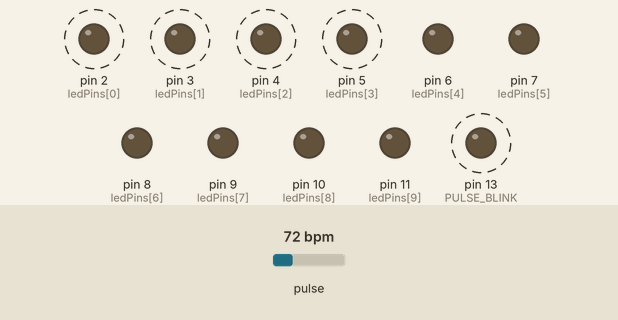
Bench run of a sketch on a simulated Arduino Uno, built with avr-gcc and run on an emulated ATmega328P. On the bench: output pins drawn as LEDs (lit = HIGH). Dashed ring = blinking. The inputs (shaded band) are chosen by the test bench; at power-on: pulse 72 bpm. What the sketch prints to the serial monitor is not drawn.

Above: at 1.3 s.
1.4 s: pulse set to 76 bpm
At 1.69 s:
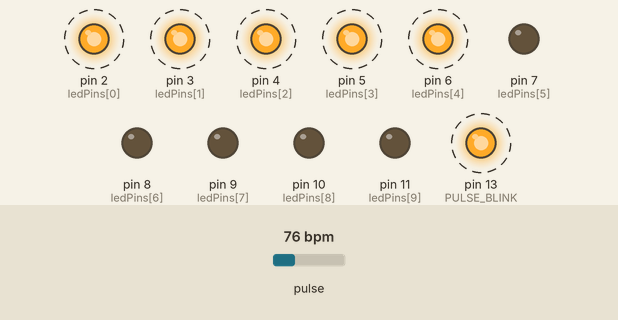
4.4 s: pulse set to 70 bpm
At 5.6 s:
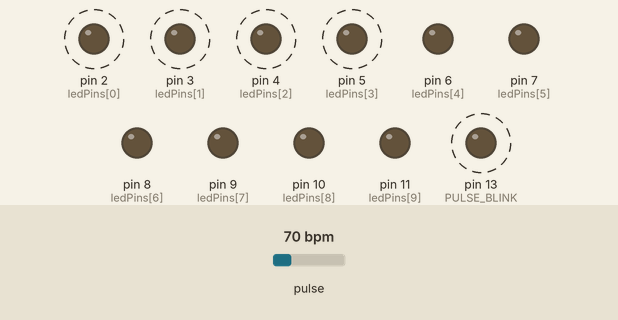
7.4 s: pulse set to 100 bpm
At 8.07 s:
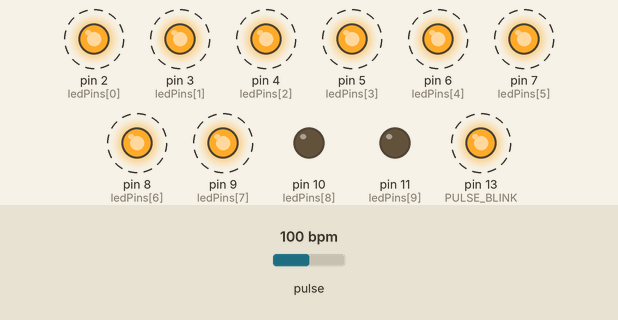
10.4 s: pulse set to 104 bpm
At 11.06 s:
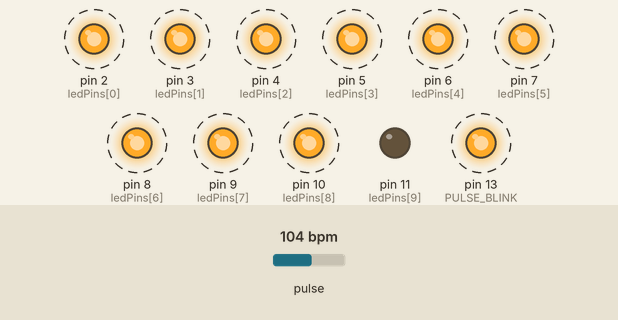
13.4 s: pulse set to 130 bpm
At 13.92 s:
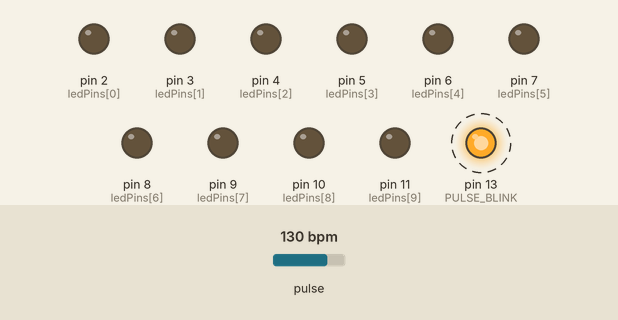
Timing chart, 0 to 17.4 s (numbered marks = the images above; inputs shaded):
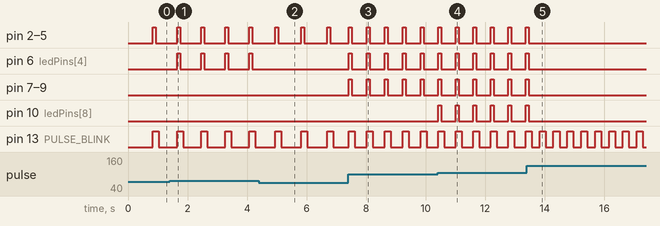

The sketch:

HeartRate.ino
```cpp
/*
 */
#define USE_ARDUINO_INTERRUPTS false
#include <PulseSensorPlayground.h>

/*
   The format of our output.

   Set this to PROCESSING_VISUALIZER if you're going to run
    the Processing Visualizer Sketch.
    See https://github.com/WorldFamousElectronics/PulseSensor_Amped_Processing_Visualizer

   Set this to SERIAL_PLOTTER if you're going to run
    the Arduino IDE's Serial Plotter.
*/
const int OUTPUT_TYPE = SERIAL_PLOTTER;

const int PULSE_INPUT = A0;  //PIN A0 is on Signal of Pulse sensor
const int PULSE_BLINK = 13;    // Pin 13 is the on-board LED
const int THRESHOLD = 516;   // A ajuster en fonction de votre montage
/*
   samplesUntilReport = the number of samples remaining to read
   until we want to report a sample over the serial connection.

   We want to report a sample value over the serial port
   only once every 20 milliseconds (10 samples) to avoid
   doing Serial output faster than the Arduino can send.
*/
byte samplesUntilReport;
const byte SAMPLES_PER_SERIAL_SAMPLE = 10;

/*
   All the PulseSensor Playground functions.
*/
PulseSensorPlayground pulseSensor;


/*LEDS
 */
int ledPins[] = {
  2, 3, 4, 5, 6, 7,8,9,10,11
};       // an array of pin numbers to which LEDs are attached
int pinCount = 10;

//Valeur minimal du rythme cardiaque a afficher sur les leds
const byte bpmMin = 40;
const byte bpmMax = 110;

//SETUP
void setup() {

  Serial.begin(115200);

  // Configure the PulseSensor manager.
  pulseSensor.analogInput(PULSE_INPUT);
  pulseSensor.blinkOnPulse(PULSE_BLINK);
  pulseSensor.setSerial(Serial);
  pulseSensor.setOutputType(OUTPUT_TYPE);
  pulseSensor.setThreshold(THRESHOLD);

 //LEDS SETUP in Output
  for (int thisPin = 0; thisPin < pinCount; thisPin++) {
    pinMode(ledPins[thisPin], OUTPUT);
  }

  // Now that everything is ready, start reading the PulseSensor signal.
  if (!pulseSensor.begin()) {//FAILED
    /*
       PulseSensor initialization failed,
       likely because our Arduino platform interrupts
       aren't supported yet.

       If your Sketch hangs here, try changing USE_PS_INTERRUPT to false.
    */
    for(;;) {
      // Flash the led to show things didn't work.
      digitalWrite(PULSE_BLINK, LOW);
      delay(50);
      digitalWrite(PULSE_BLINK, HIGH);
      delay(50);
    }
  }

}

void loop() {

  /*
     See if a sample is ready from the PulseSensor.

     If USE_INTERRUPTS is true, the PulseSensor Playground
     will automatically read and process samples from
     the PulseSensor.

     If USE_INTERRUPTS is false, this call to sawNewSample()
     will, if enough time has passed, read and process a
     sample (analog voltage) from the PulseSensor.
  */
  if (pulseSensor.sawNewSample()) {
    /*
       Every so often, send the latest Sample.
       We don't print every sample, because our baud rate
       won't support that much I/O.
    */
    if (--samplesUntilReport == (byte) 0) {
      samplesUntilReport = SAMPLES_PER_SERIAL_SAMPLE;

      pulseSensor.outputSample();

      /*
         At about the beginning of every heartbeat,
         report the heart rate and inter-beat-interval.
      */
      if (pulseSensor.sawStartOfBeat()) {
        pulseSensor.outputBeat();
        int myBPM = pulseSensor.getBeatsPerMinute();

        Serial.println("♥  A HeartBeat Happened ! "); // If test is "true", print a message "a heartbeat happened".
        Serial.print("BPM: ");                        // Print phrase "BPM: "
        Serial.println(myBPM);

          if ( myBPM >= bpmMin && myBPM <= bpmMax ) {
           int purcent  = map(myBPM, bpmMin , bpmMax, 0, 100);
           lightLed100(purcent);
           delay(100);
           lightLed100(0);
           }else{
               lightLed100(0);
           }
       }
    }
  }

  /******
     Don't add code here, because it could slow the sampling
     from the PulseSensor.
  ******/
}


//Led on in purcentage
void lightLed100(int pourcent) {
  //put to LOW first
  for (int thisPin = 0; thisPin < pinCount; thisPin++) {
    digitalWrite(ledPins[thisPin], LOW);
  }

  //PINS TO HIGH

 int pinsToHigh  = map(pourcent, 0 , 100, 0, pinCount);

  for (int thisPin = 0; thisPin < pinsToHigh; thisPin++) {
    digitalWrite(ledPins[thisPin], HIGH);
  }

}
```

Measured:
- the behaviour switches between 74 and 75 bpm on pulse (found by bisection; images 0 and 1)
- the behaviour switches between 102 and 103 bpm on pulse (found by bisection; images 3 and 4)
- after the input at 1.4 s, pin 6 (ledPins[4]): alternates HIGH for 0.10 s and LOW for 0.71 s, starting after 0.25 s
- after the input at 4.4 s, pin 6 (ledPins[4]): stops changing and stays LOW
- after the input at 7.4 s, pin 2 (ledPins[0]), pin 3 (ledPins[1]), pin 4 (ledPins[2]), pin 5 (ledPins[3]), pin 6 (ledPins[4]), pin 7 (ledPins[5]), pin 8 (ledPins[6]), pin 9 (ledPins[7]): alternates HIGH for 0.10 s and LOW for 0.51 s, starting at once; pin 13 (PULSE_BLINK): alternates HIGH for 0.20 s and LOW for 0.40 s, starting at once
- after the input at 10.4 s, pin 10 (ledPins[8]): alternates HIGH for 0.10 s and LOW for 0.49 s, starting at once
- after the input at 13.4 s, pin 2 (ledPins[0]), pin 3 (ledPins[1]), pin 4 (ledPins[2]), pin 5 (ledPins[3]), pin 6 (ledPins[4]), pin 7 (ledPins[5]), pin 8 (ledPins[6]), pin 9 (ledPins[7]), pin 10 (ledPins[8]): goes on until 13.5 s, then stays LOW
- by itself, pin 2 (ledPins[0]), pin 3 (ledPins[1]), pin 4 (ledPins[2]), pin 5 (ledPins[3]): alternates HIGH for 0.10 s and LOW for 0.77 s
